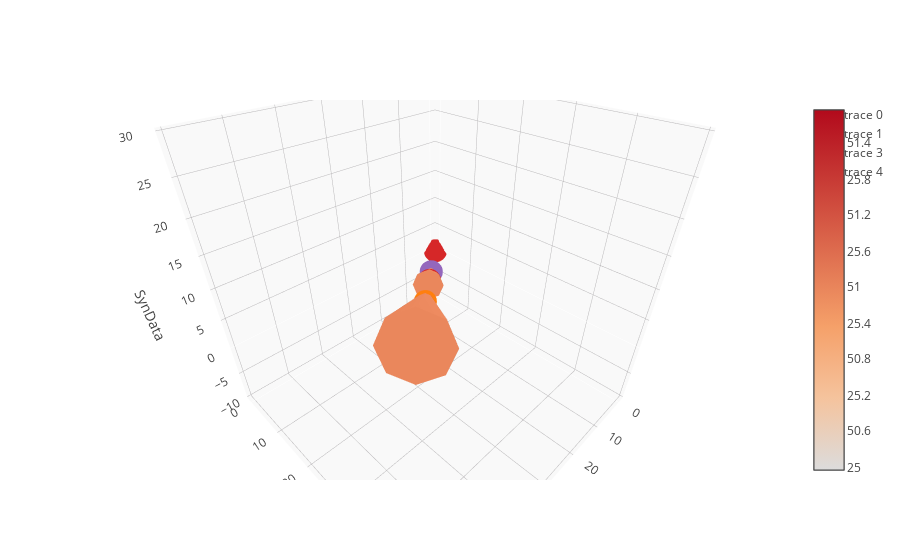

The notebook cell this image was saved under:
### Code cell
A = [0, 0, 0]
B = [40, 30, 10]
arr = np.array([A, B])

B2 = [20, 15, 5]
arr2 = np.array([A, B2])

percentage = 0.75
C = [b*percentage for b in B]
C2 = [b*percentage for b in B2]

trace_AB = go.Scatter3d(
    x = arr[:, 0],
    y = arr[:, 1],
    z = arr[:, 2],
    mode = 'markers'
)

trace_C = go.Scatter3d(
    x = [C[0]],
    y = [C[1]],
    z = [C[2]],
    mode = 'markers'
)

deltas = arr[0, :] - arr[1, :]
trace_cone = go.Cone(
    x = [arr[1, 0]],
    y = [arr[1, 1]],
    z = [arr[1, 2]],
    u = [deltas[0]],
    v = [deltas[1]],
    w = [deltas[2]],
    sizemode = 'scaled',
    #sizeref = 500
)

trace_AB2 = go.Scatter3d(
    x = arr2[:, 0],
    y = arr2[:, 1],
    z = arr2[:, 2],
    mode = 'markers'
)

trace_C2 = go.Scatter3d(
    x = [C2[0]],
    y = [C2[1]],
    z = [C2[2]],
    mode = 'markers'
)

deltas2 = arr2[0, :] - arr2[1, :]
trace_cone2 = go.Cone(
    x = [arr2[1, 0]],
    y = [arr2[1, 1]],
    z = [arr2[1, 2]],
    u = [deltas2[0]],
    v = [deltas2[1]],
    w = [deltas2[2]],
    sizemode = 'scaled',
    #sizeref = 500,
)

data = [trace_AB, trace_C, trace_cone, trace_AB2, trace_C2, trace_cone2]

figure = go.Figure(data=data, layout=layout)
offline.iplot(figure)

### Figure 1 — Plotly figure (JSON) as saved in the notebook; plotly's stock layout.template omitted (floating-point values rounded to 4 significant figures)
{"data": [{"mode": "markers", "type": "scatter3d", "uid": "5df17175-2ac7-447d-b861-9b9e26223dd1", "x": [0, 40], "y": [0, 30], "z": [0, 10]}, {"mode": "markers", "type": "scatter3d", "uid": "04065e36-2015-4db2-a254-94b4b91c5225", "x": [30], "y": [22.5], "z": [7.5]}, {"sizemode": "scaled", "type": "cone", "u": [-40], "uid": "38f76b62-666c-4294-9beb-40307cf08696", "v": [-30], "w": [-10], "x": [40], "y": [30], "z": [10]}, {"mode": "markers", "type": "scatter3d", "uid": "906b1812-e22a-44aa-9419-a2e131eaca79", "x": [0, 20], "y": [0, 15], "z": [0, 5]}, {"mode": "markers", "type": "scatter3d", "uid": "2361defa-4d8e-453b-b561-0eac80ebb206", "x": [15], "y": [11.25], "z": [3.75]}, {"sizemode": "scaled", "type": "cone", "u": [-20], "uid": "dddeffca-ddd1-46d9-a584-e1df33e5b919", "v": [-15], "w": [-5], "x": [20], "y": [15], "z": [5]}], "layout": {"scene": {"aspectratio": {"x": 1.5, "y": 1.5, "z": 1.5}, "xaxis": {"backgroundcolor": "#F9F9F9", "gridcolor": "#BAB8BA", "showbackground": true, "title": "Para1", "zerolinecolor": "rgb(255, 255, 255)"}, "yaxis": {"backgroundcolor": "#F9F9F9", "gridcolor": "#BAB8BA", "showbackground": true, "title": "Para3", "zerolinecolor": "rgb(255, 255, 255)"}, "zaxis": {"backgroundcolor": "#F9F9F9", "gridcolor": "#BAB8BA", "showbackground": true, "title": "SynData", "zerolinecolor": "rgb(255, 255, 255)"}}}}
